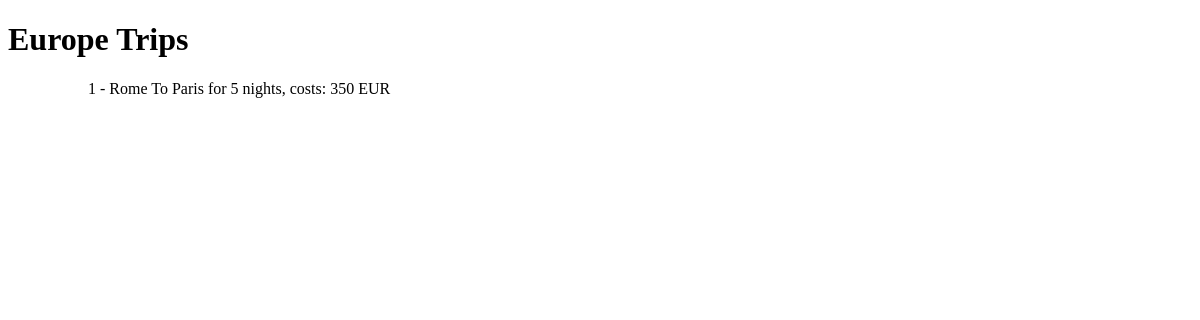
The app's page /, older data.
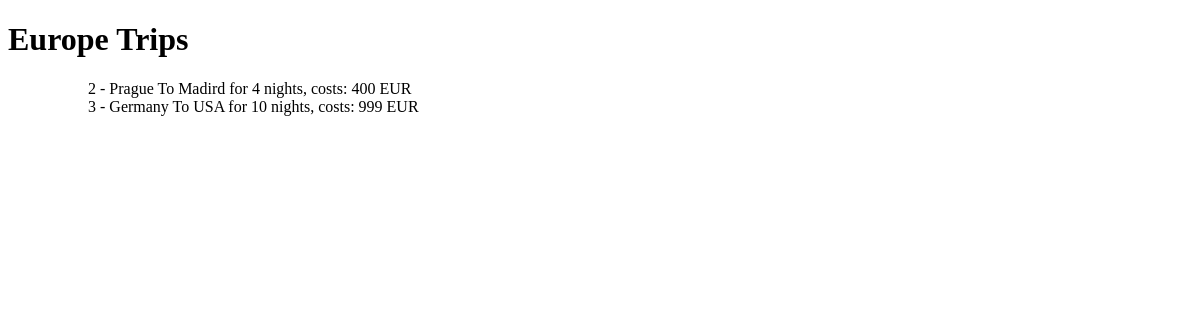
The same page, newer data.
### europe/models.py (models this page shows)
class Trip(models.Model):
    origin = models.CharField(max_length=64)
    destination = models.CharField(max_length=64)
    nights = models.IntegerField()
    price = models.IntegerField()
    def __str__(self):
        return f"{self.id} - {self.origin} To {self.destination} for {self.nights} nights, costs: {self.price} EUR"

### europe/views.py (the view)
# urls.py: path("", views.index)
def index(request):
    context = {
        "trips": Trip.objects.all()
    }
    return render(request, 'trips/index.html', context)

### europe/templates/trips/index.html (shortened to what this page needs)
<!DOCTYPE html>
<html lang="en">
<head>
</head>
<body>
    <h1>Europe Trips</h1>
<ul>
    {% for trip in trips %}
    <ul>
        {{trip}}
    </ul>
    {% endfor %}
</ul>
</body>
</html>

Row changes from the older to the newer data that the page shows:
removed Trip: id+origin+destination "1 - Rome To Paris for 5 nights, costs: 350 EUR"
added Trip: id+origin+destination "2 - Prague To Madird for 4 nights, costs: 400 EUR"
added Trip: id+origin+destination "3 - Germany To USA for 10 nights, costs: 999 EUR"
